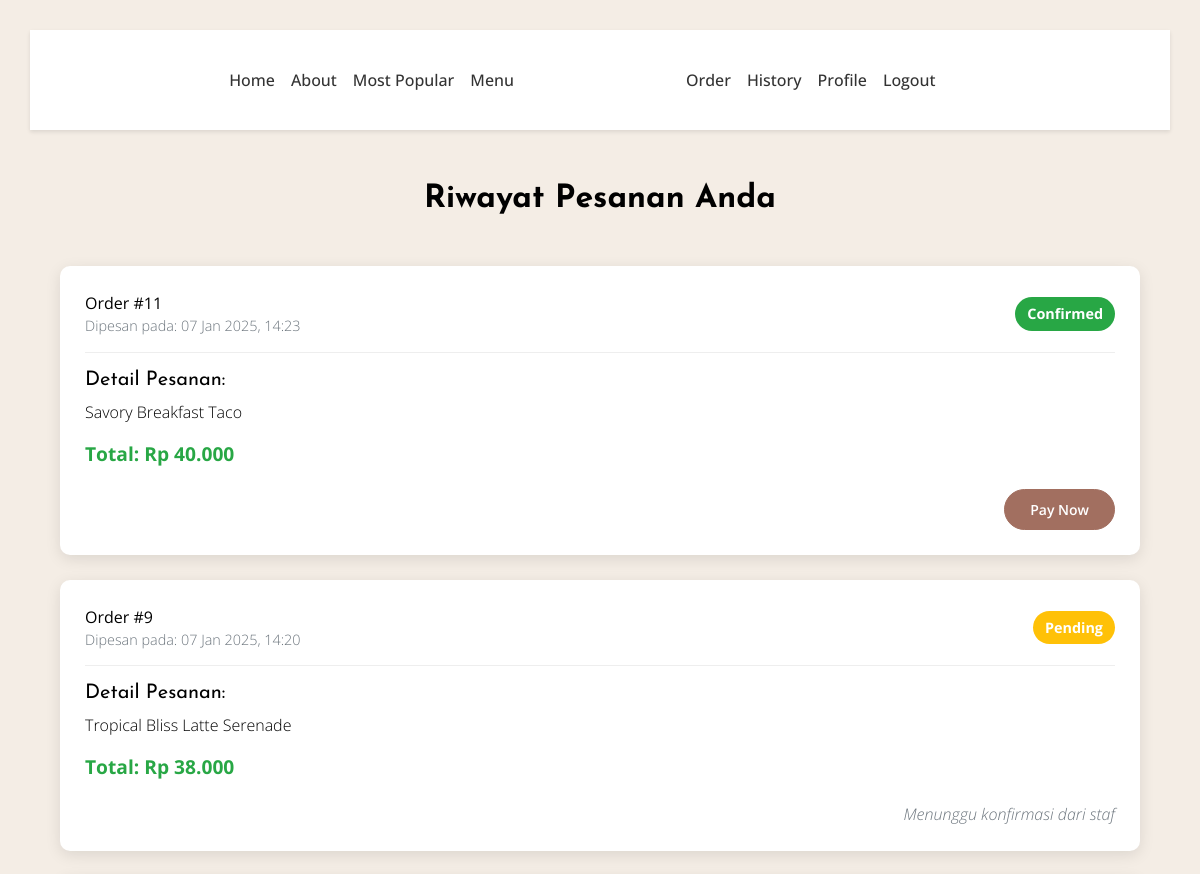
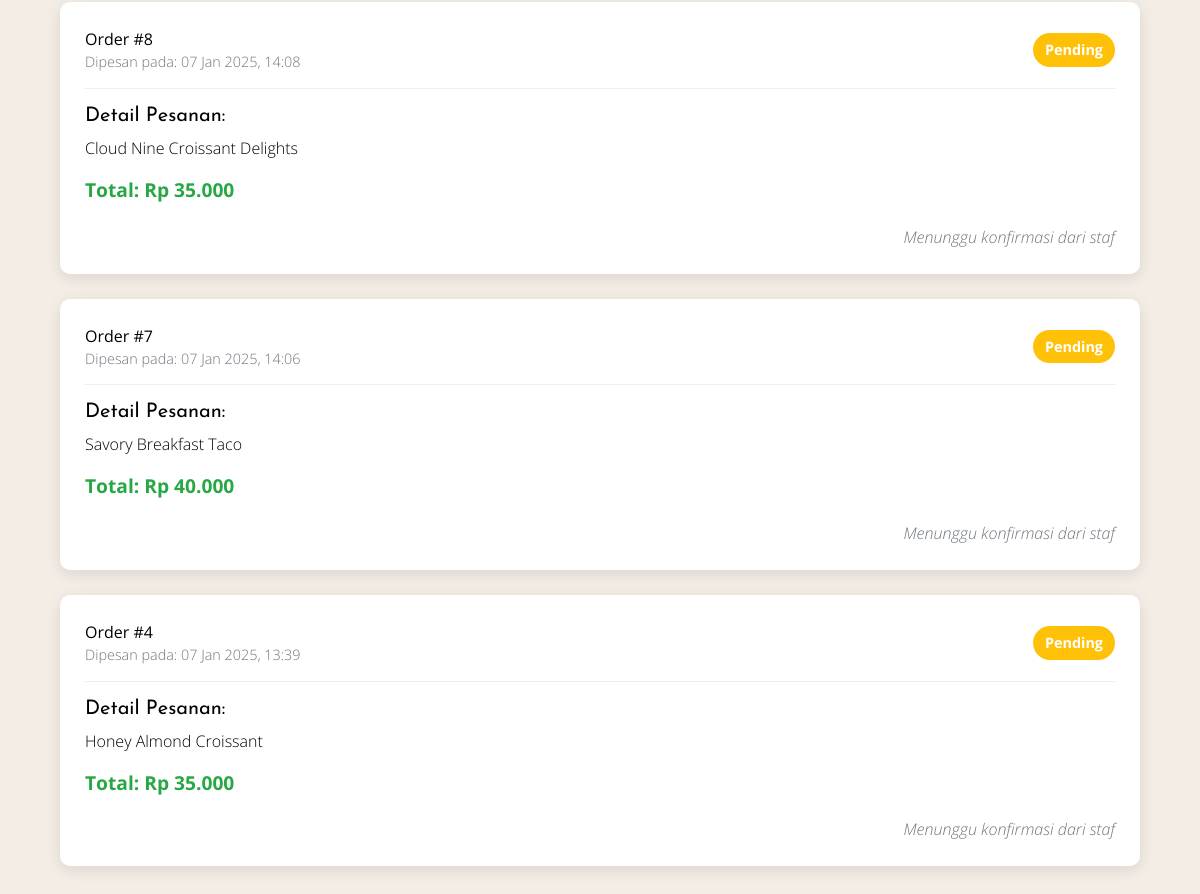
/riwayatorder.php (signed in), run on the app's committed database (2 pictures, top to bottom).
### tables this page shows
CREATE TABLE `transactions` (
  `id` int(11) NOT NULL,
  `user_id` int(10) DEFAULT NULL,
  `email` varchar(50) NOT NULL,
  `product_name` varchar(255) DEFAULT NULL,
  `quantity` int(11) DEFAULT NULL,
  `total_price` decimal(10,2) DEFAULT NULL,
  `created_at` timestamp NOT NULL DEFAULT CURRENT_TIMESTAMP,
  `status` enum('pending','cancelled','confirmed') DEFAULT 'pending'
);

### riwayatorder.php (the view, shortened to what this page needs)
<?php
$conn = mysqli_connect("localhost", "root", "", "dbcafe");
$user_id = $_SESSION['id'];
$query = "SELECT t.*, u.email
          FROM transactions t
          LEFT JOIN tbl_user u ON t.user_id = u.id
          WHERE t.user_id = ?
          ORDER BY t.created_at DESC";
$stmt = $conn->prepare($query);
$stmt->bind_param("i", $user_id);
$stmt->execute();
$result = $stmt->get_result();
?>
<!DOCTYPE html>
<html lang="en">
<head>
    <link rel="stylesheet" href="vendor/bootstrap/bootstrap.min.css">
    <link rel="stylesheet" href="https://use.fontawesome.com/releases/v5.8.1/css/all.css">
    <link rel="stylesheet" href="css/style.min.css">
</head>
<body data-spy="scroll" data-target="#navbar" class="static-layout">
    <div class="boxed-page">
        <?php include 'navbar.php'; ?>
        <div class="order-history-container">
            <div class="container">
                <h2 class="text-center mb-5">Riwayat Pesanan Anda</h2>
                <?php if (mysqli_num_rows($result) > 0) : ?>
                    <?php while ($row = mysqli_fetch_assoc($result)) : ?>
                        <div class="order-card">
                            <div class="order-header">
                                <div>
                                    <strong>Order #<?php echo $row['id']; ?></strong>
                                    <p class="date-info mb-0">Dipesan pada: <?php echo date('d M Y, H:i', strtotime($row['created_at'])); ?></p>
                                </div>
                                <span class="status-badge status-<?php echo strtolower($row['status']); ?>">
                                    <?php echo ucfirst($row['status']); ?>
                                </span>
                            </div>
                            <div class="order-body">
                                <h5>Detail Pesanan:</h5>
                                <p><?php echo htmlspecialchars($row['product_name']); ?></p>
                                <p class="price-info">Total: Rp <?php echo number_format($row['total_price'], 0, ',', '.'); ?></p>
                            </div>
                            <div class="order-actions">
                                <?php if ($row['status'] === 'confirmed') : ?>
                                    <a href="processpayment.php?id=<?php echo $row['id']; ?>&total_amount=<?php echo $row['total_price']; ?>" class="btn btn-primary">Pay Now</a>
                                <?php elseif ($row['status'] === 'pending') : ?>
                                    <p class="text-muted mb-0"><i>Menunggu konfirmasi dari staf</i></p>
                                <?php elseif ($row['status'] === 'paid') : ?>
                                    <p class="text-success mb-0"><strong>Sudah dibayar</strong></p>
                                <?php elseif ($row['status'] === 'cancelled') : ?>
                                    <p class="text-danger mb-0"><i>Pesanan dibatalkan</i></p>
                                <?php endif; ?>
                            </div>
                        </div>
                    <?php endwhile; ?>
                <?php endif; ?>
            </div>
        </div>
    </div>
</body>
</html>

### riwayatorder.php (style rules this page uses)
.order-history-container { padding: 50px 15px; min-height: 100vh; background-color: #f4ede5; }
.order-card { background: white; border-radius: 10px; box-shadow: 0 4px 15px rgba(0,0,0,0.1); margin-bottom: 25px; padding: 25px; transition: transform 0.2s ease-in-out; }
.order-header { display: flex; justify-content: space-between; align-items: center; border-bottom: 1px solid #eee; padding-bottom: 15px; margin-bottom: 15px; }
.status-badge { padding: 6px 12px; border-radius: 20px; font-size: 0.9em; font-weight: bold; color: #fff; }
.status-pending { background-color: #ffc107; }
.status-confirmed { background-color: #28a745; }
.price-info { color: #28a745; font-weight: bold; font-size: 1.2em; }
.date-info { color: #6c757d; font-size: 0.9em; }
.order-actions { margin-top: 20px; text-align: right; }

### data on the page
transactions: id "11", created_at "07 Jan 2025, 14:23", status "Confirmed", product_name "Savory Breakfast Taco", total_price "40.000"
transactions: id "9", created_at "07 Jan 2025, 14:20", status "Pending", product_name "Tropical Bliss Latte Serenade", total_price "38.000", shows "Menunggu konfirmasi dari staf"
transactions: id "8", created_at "07 Jan 2025, 14:08", status "Pending", product_name "Cloud Nine Croissant Delights", total_price "35.000", shows "Menunggu konfirmasi dari staf"
transactions: id "7", created_at "07 Jan 2025, 14:06", status "Pending", product_name "Savory Breakfast Taco", total_price "40.000", shows "Menunggu konfirmasi dari staf"
transactions: id "4", created_at "07 Jan 2025, 13:39", status "Pending", product_name "Honey Almond Croissant", total_price "35.000", shows "Menunggu konfirmasi dari staf"
